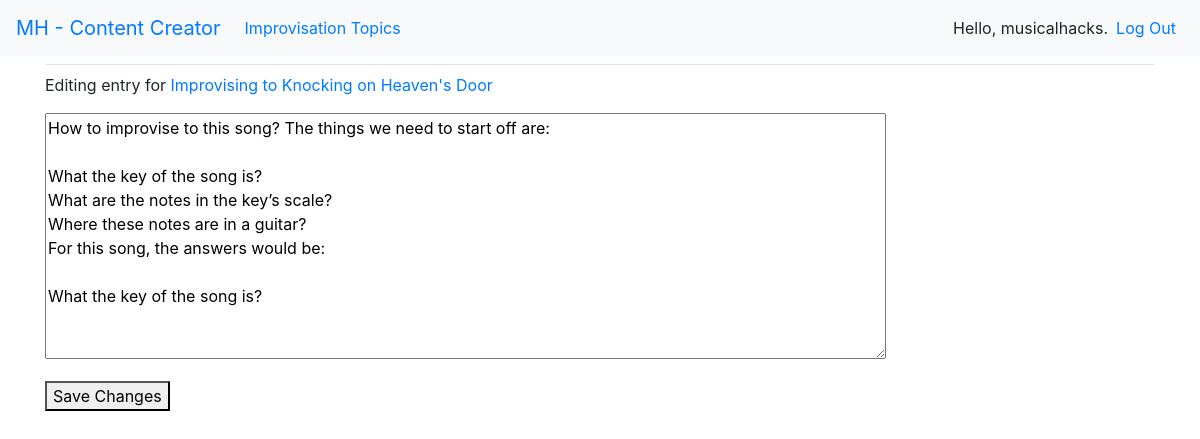
The page /edit_entry/1/ (signed in) on the database its author committed.
### contents/models.py (models this page shows, shortened)
class ImprovisationTopic(models.Model):
	title = models.CharField(max_length=500)
	key = models.CharField(max_length=500, choices=keys, default='C Major')
	scale = models.CharField(max_length=500, choices=scales, default='Major')
	chords = JSONField()
	date_added = models.DateTimeField(auto_now_add=True)
	owner = models.ForeignKey(User, on_delete=models.CASCADE)
	def __str__(self):
		return self.title

class ImprovisationEntry(models.Model):
	topic = models.ForeignKey(ImprovisationTopic, on_delete=models.CASCADE)
	text = models.TextField()
	date_added = models.DateTimeField(auto_now_add=True)
	class Meta:
		verbose_name_plural = 'Improvisation entries'

### contents/views.py (the view)
# urls.py: path('edit_entry/<int:entry_id>/', views.edit_entry, name='edit_entry'),
@login_required
def edit_entry(request, entry_id):
	entry = ie.objects.get(id=entry_id)
	topic = entry.topic
	if topic.owner != request.user:
		raise Http404
	if request.method != 'POST':
		form = ief(instance=entry)
	else:
		form = ief(instance=entry, data=request.POST)
		if form.is_valid():
			form.save()
			return redirect('contents:imptopic', topic_id=topic.id)
	context = {'entry':entry, 'topic':topic, 'form': form}
	return render(request, 'contents/edit_entry.html', context)

### contents/forms.py
class ImprovisationEntryForm (forms.ModelForm):
	class Meta:
		model = ie
		fields = ['text']
		labels = {'text': ''}
		widgets = {'text': forms.Textarea(attrs={'cols':80})}

### contents/templates/contents/edit_entry.html (shortened to what this page needs)
{% extends "contents/base.html" %}
{% block content%}
<p> Editing entry for <a href="{% url 'contents:imptopic' topic.id %}">{{ topic }} </a></p>
<form action="{% url 'contents:edit_entry' entry.id %}" method='POST'>
	{{ form.as_p }}
	<button name='submit'>Save Changes</button>
</form>
{% endblock content%}

### contents/templates/contents/base.html (shortened to what this page needs)
{% load bootstrap4 %}
<!doctype html>
<html lang="en">
<head>
{% bootstrap_css %}
</head>
<body>
<nav class="navbar navbar-expand-lg bg-light">
    <a class="navbar-brand" href="{% url 'contents:index' %}"> MH - Content Creator </a>
  	<div class="collapse navbar-collapse" id="navbarSupportedContent">
      <ul class="navbar-nav me-auto mb-2 mb-lg-0">
        <li class="nav-item">
          <a class="nav-link active" aria-current="page" href="{% url 'contents:imptopics' %}">Improvisation Topics</a>
        </li>
      </ul>
     <ul class="navbar-nav ml-auto">
		{% if user.is_authenticated %}
		<li class="nav-item">
		<span class="navbar-text">Hello, {{ user.username }}.</span>
		</li>
		<li class="nav-item">
			<a class="nav-link" href=" {% url 'users:logout' %}">Log Out</a>
		</li>
		{% endif %}
	</ul>
	</div>
</nav>
<main role="main" class="container">
	<div class="pb-2 mb-2 border-bottom">
		{% block page_header %}{% endblock page_header %} </div>
	<div>
		{% block content %}{% endblock content %}
	</div>
</main>
</body>
</html>

### rows shown on the page
ImprovisationTopic: title "Improvising to Knocking on Heaven's Door"
ImprovisationEntry: text "How to improvise to this song? The things we need to start off are: What the key of the song is? What are the notes in the key’s scale? Where these notes are in a guitar? For this song, the answers would be: What the key of the song is?"

### other values the page prints
{{ user.username }} "musicalhacks"
